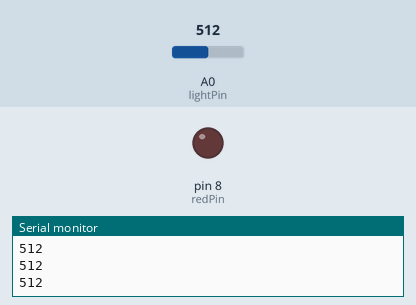
Recording of a sketch running on a simulated Arduino Uno, built with avr-gcc and run on an emulated ATmega328P. Shown: output pins drawn as LEDs (lit = HIGH), the last lines printed to the serial monitor. Inputs (shaded band) come from the test bench; at power-on: A0 (lightPin) = 512.

Above: at 1.2 s.
1.3 s: A0 (lightPin) set to 293
2.9 s: A0 (lightPin) set to 263
At 3.9 s:
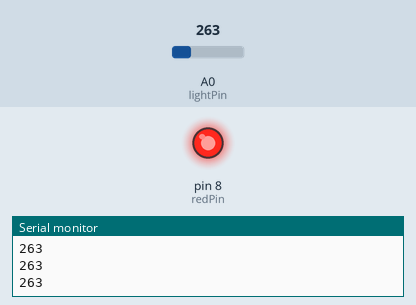
4.7 s: A0 (lightPin) set to 285
At 5.9 s:
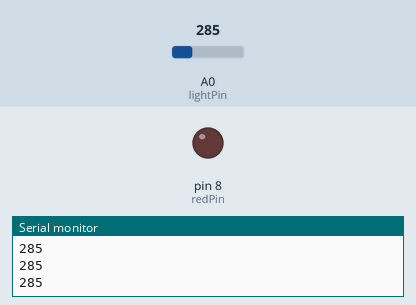
6.5 s: A0 (lightPin) set to 265
At 7.9 s:
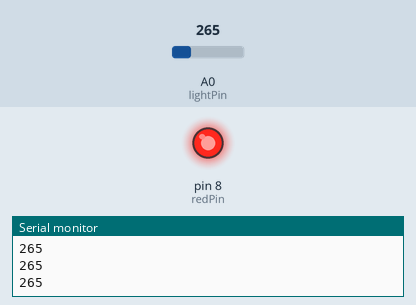
Timing chart, 0 to 9.2 s (numbered marks = the images above; inputs shaded):
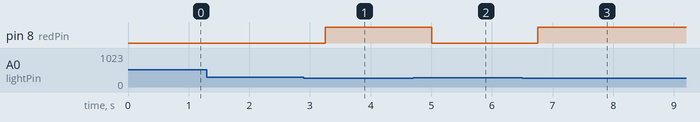

The sketch:

photoresistor.ino
```cpp
int lightPin = A0;
int lightVal;
int dv = 250;
int redPin = 8;


void setup() {
  // put your setup code here, to run once:
  Serial.begin(9600);
  pinMode(lightPin,INPUT);
  pinMode(redPin, OUTPUT);
}

void loop() {
  // put your main code here, to run repeatedly:
  lightVal = analogRead(lightPin);
  Serial.println(lightVal);
  delay(dv);
  if (lightVal >275){
    digitalWrite(redPin, LOW);
  }
  else
    digitalWrite(redPin, HIGH);

}
```

Measured:
- the behaviour switches between 276 and 275 on A0 (lightPin) (found by bisection; images 0 and 1)
- after the input at 2.9 s, pin 8 (redPin): LOW → HIGH after 0.35 s
- after the input at 4.7 s, pin 8 (redPin): HIGH → LOW after 0.31 s
- after the input at 6.5 s, pin 8 (redPin): LOW → HIGH after 0.26 s
